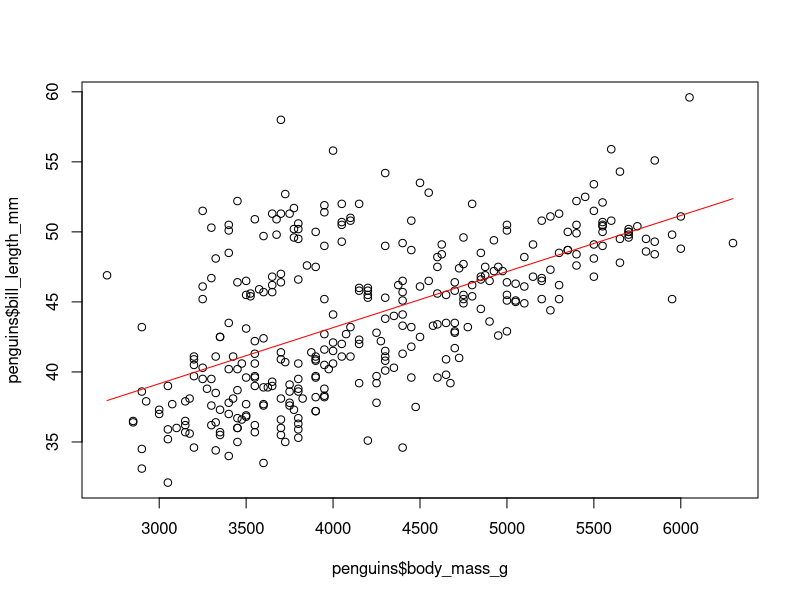
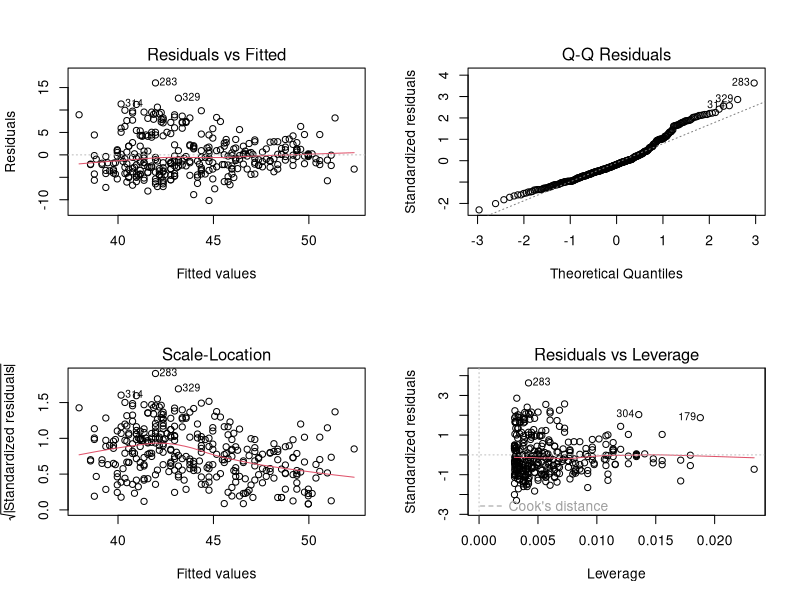

Generate these figures, in order, with R:
## ---- chunk 1
library(tidyverse)
library(lme4)
## ---- chunk 2
#instal the package with: install.packages("palmerpenguins")
data("penguins", package="palmerpenguins")
penguins
#drop the NA values
penguins <- na.omit(penguins)
## ---- chunk 3
fit.lm<- lm(bill_length_mm~body_mass_g, data=penguins)
anova(fit.lm)
summary(fit.lm)
plot(penguins$body_mass_g, penguins$bill_length_mm)
lines(penguins$body_mass_g, fitted(fit.lm), col="red")
## ---- chunk 4
par(mfrow=c(2,2))
plot(fit.lm)
## ---- chunk 5
#in this case  it is y=(2.690e+01) + (4.051e-03)x
sum((penguins$bill_length_mm - (penguins$body_mass_g*(coef(fit.lm)[2]) + (coef(fit.lm)[1])))^2)


#yi = β0 : The null model is basically true when the null hypothesis is true
fit0.lm <-lm(bill_length_mm~+1, data=penguins)
anova(fit0.lm)
#the residual sum of squares predicted by the null model is 9928.9
#yi = β0 + β1xi :
fit.lm <- lm(bill_length_mm~body_mass_g, data=penguins)
anova(fit.lm)
#the residual sum of squares predicted by our model is 6479.1
anova(fit0.lm, fit.lm, test="F") # to compare both RSS values

#The RSS is significantly reduced by the model compared to the null model
## ---- chunk 6

## ---- chunk 7
sxy <- cov(penguins$body_mass_g, penguins$bill_length_mm)
sx2 <- var(penguins$body_mass_g)
slope <- sxy/sx2 
slope
## ---- chunk 8
#In that case the interpretation of the model would be: The slope of the continuous predictor (body mass), depends on the levels of the categorical predictor (species).
fits.lm <-lm(bill_length_mm~body_mass_g*species, data=penguins) 
anova(fits.lm) # the interaction term is not significant (p-0.1826) so we remove it following the backward elimination technique

fits1.lm <- lm(bill_length_mm~body_mass_g + species, data=penguins)
anova(fits1.lm)
summary(fits1.lm)

fits2.lm <- lm(bill_length_mm~species, data=penguins)
anova(fits2.lm)

fit.lm <- lm(bill_length_mm~body_mass_g, data=penguins)
anova(fit.lm)

anova(fits.lm, fits1.lm, fits2.lm, fit.lm, test="F")

